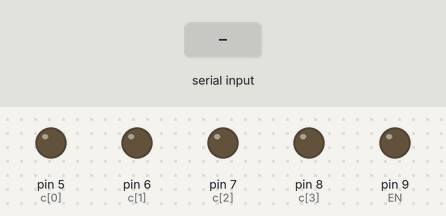
The sketch below on a simulated Arduino Uno, built with avr-gcc and run on an emulated ATmega328P. On the bench: output pins drawn as LEDs (lit = HIGH). The test bench sets the inputs (shaded band).

Above: at 1.2 s.
1.3 s: byte 30 received over Serial
At 1.8 s:
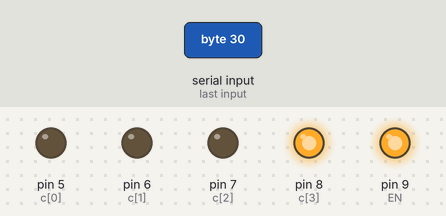
2.8 s: byte 90 received over Serial
At 4.1 s:
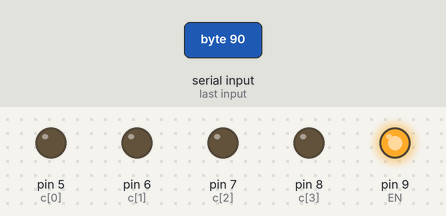
Timing chart, 0 to 5.8 s (numbered marks = the images above; inputs shaded):
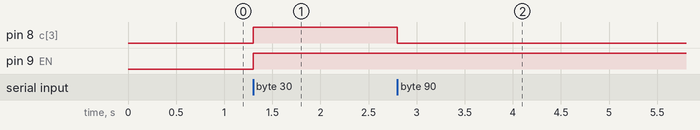

The sketch:

dataseg.ino
```cpp
/*
//for dataseg
//arthor by lyf
//c[0],c[1],c[2],c[3] are match to A0,A1,A2,A3
//EN is for enable
*/
int c[4] = {5,6,7,8};

int EN = 9;
char number;

void setup() {
  pinMode(c[0], OUTPUT);
  pinMode(c[1], OUTPUT);
  pinMode(c[2], OUTPUT);
  pinMode(c[3], OUTPUT);
  pinMode(EN, OUTPUT);
  Serial.begin(9600);
}

void loop() {
      if(Serial.available())
    {
      number = Serial.read();
      write_number(number);
    }
}

/*use shift to control*/
void write_number(char num)
{
  int i;
  char k;
  digitalWrite(EN,HIGH);
  for(i=0;i<4;i++){
      k = num>>1;
      if(k == 1){
           digitalWrite(c[i],HIGH);
      }
      else{
           digitalWrite(c[i],LOW);
      }
      num = num>>1;
  }
   digitalWrite(EN,LOW);
   digitalWrite(EN,HIGH);

}
```

Measured:
- after the input at 1.3 s, pin 8 (c[3]), pin 9 (EN): LOW → HIGH at once
- after the input at 2.8 s, pin 8 (c[3]): HIGH → LOW at once
